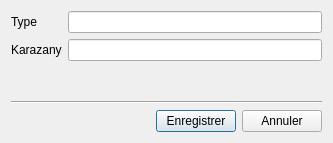
<?xml version="1.0" encoding="UTF-8"?>
<ui version="4.0">
 <class>Dialog</class>
 <widget class="QDialog" name="Dialog">
  <property name="geometry">
   <rect>
    <x>0</x>
    <y>0</y>
    <width>333</width>
    <height>143</height>
   </rect>
  </property>
  <property name="windowTitle">
   <string>Edition Type de Personne Morale</string>
  </property>
  <property name="windowIcon">
   <iconset resource="../icons.qrc">
    <normaloff>:/users/icone/user_02.png</normaloff>:/users/icone/user_02.png</iconset>
  </property>
  <layout class="QVBoxLayout" name="verticalLayout">
   <item>
    <layout class="QFormLayout" name="formLayout">
     <item row="0" column="0">
      <widget class="QLabel" name="label">
       <property name="text">
        <string>Type</string>
       </property>
      </widget>
     </item>
     <item row="1" column="0">
      <widget class="QLabel" name="label_2">
       <property name="text">
        <string>Karazany</string>
       </property>
      </widget>
     </item>
     <item row="0" column="1">
      <widget class="QLineEdit" name="lineEditType">
       <property name="maxLength">
        <number>50</number>
       </property>
      </widget>
     </item>
     <item row="1" column="1">
      <widget class="QLineEdit" name="lineEditKarazany">
       <property name="maxLength">
        <number>50</number>
       </property>
      </widget>
     </item>
    </layout>
   </item>
   <item>
    <spacer name="verticalSpacer">
     <property name="orientation">
      <enum>Qt::Vertical</enum>
     </property>
     <property name="sizeHint" stdset="0">
      <size>
       <width>20</width>
       <height>40</height>
      </size>
     </property>
    </spacer>
   </item>
   <item>
    <widget class="Line" name="line">
     <property name="orientation">
      <enum>Qt::Horizontal</enum>
     </property>
    </widget>
   </item>
   <item>
    <layout class="QHBoxLayout" name="horizontalLayout">
     <item>
      <spacer name="horizontalSpacer">
       <property name="orientation">
        <enum>Qt::Horizontal</enum>
       </property>
       <property name="sizeHint" stdset="0">
        <size>
         <width>40</width>
         <height>20</height>
        </size>
       </property>
      </spacer>
     </item>
     <item>
      <widget class="QPushButton" name="pushButtonEnregistrer">
       <property name="text">
        <string>Enregistrer</string>
       </property>
       <property name="icon">
        <iconset resource="../icons.qrc">
         <normaloff>:/std/icone/disk.png</normaloff>:/std/icone/disk.png</iconset>
       </property>
      </widget>
     </item>
     <item>
      <widget class="QPushButton" name="pushButtonAnnuler">
       <property name="text">
        <string>Annuler</string>
       </property>
      </widget>
     </item>
    </layout>
   </item>
  </layout>
 </widget>
 <resources>
  <include location="../icons.qrc"/>
 </resources>
 <connections/>
</ui>
